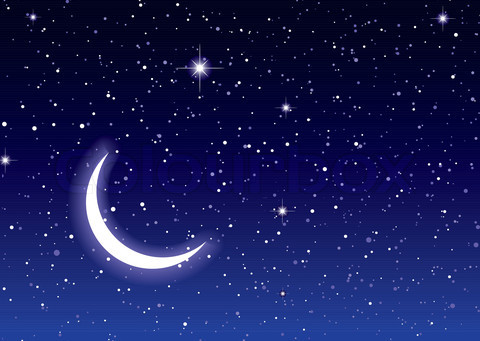
%> input picture Extensions/Pyramid Blending/3.jpg, 480 x 341 px
$ octave main.m   (GNU Octave 9; MATLAB toolbox functions it lacks are replaced by stand-ins)
%> lines starting %> are read from the running program, lines starting %| are printed output that depends on the picture; in (x1, y1, x2, y2) boxes, pixels count from 0 and x2, y2 are one past the last pixel; in counts of white or black regions, pixels touching at a corner belong together; the program's own positions count from 1
### Extensions/Pyramid Blending/reduction.m
% Image pyramid reduction
% Implemented by: Rosaleena Mohanty

function [ imgout ] = reduction( img )
%   B = PYR_REDUCE( A )  If A is M-by-N, then the size of B
%	is ceil(M/2)-by-ceil(N/2).

kernelWidth = 5; % default
cw = .375; % kernel centre weight
ker1d = [.25-cw/2 .25 cw .25 .25-cw/2];
kernel = kron(ker1d,ker1d');

img = im2double(img);
sz = size(img);
imgout = [];

for p = 1:size(img,3)
	img1 = img(:,:,p);
	imgFiltered = imfilter(img1,kernel,'replicate','same');
	imgout(:,:,p) = imgFiltered(1:2:sz(1),1:2:sz(2));
end

end

### Extensions/Pyramid Blending/generate.m
% Generate Gaussian or Laplacian pyramid
% Implemented by: Rosaleena Mohanty

function [ pyr ] = generate( img, type, level )

pyr = cell(1,level);
pyr{1} = im2double(img);
for p = 2:level
	pyr{p} = reduction(pyr{p-1});
end
if strcmp(type,'gauss'), return; end

for p = level-1:-1:1 % adjust the image size
	osz = size(pyr{p+1})*2-1;
	pyr{p} = pyr{p}(1:osz(1),1:osz(2),:);
end

for p = 1:level-1
	pyr{p} = pyr{p}-expansion(pyr{p+1});
end

end

### Extensions/Pyramid Blending/expansion.m
% Image pyramid expansion
% Implemented by: Rosaleena Mohanty

function [ imgout ] = expansion( img )

kw = 5; % default kernel width
cw = .375; % kernel centre weight
ker1d = [.25-cw/2 .25 cw .25 .25-cw/2];
kernel = kron(ker1d,ker1d')*4;

ker00 = kernel(1:2:kw,1:2:kw);
ker01 = kernel(1:2:kw,2:2:kw);
ker10 = kernel(2:2:kw,1:2:kw);
ker11 = kernel(2:2:kw,2:2:kw);

img = im2double(img);
sz = size(img(:,:,1));
osz = sz*2-1;
imgout = zeros(osz(1),osz(2),size(img,3));

for p = 1:size(img,3)
	img1 = img(:,:,p);
	img1ph = padarray(img1,[0 1],'replicate','both');
	img1pv = padarray(img1,[1 0],'replicate','both');

	img00 = imfilter(img1,ker00,'replicate','same');
	img01 = conv2(img1pv,ker01,'valid');
	img10 = conv2(img1ph,ker10,'valid');
	img11 = conv2(img1,ker11,'valid');

	imgout(1:2:osz(1),1:2:osz(2),p) = img00;
	imgout(2:2:osz(1),1:2:osz(2),p) = img10;
	imgout(1:2:osz(1),2:2:osz(2),p) = img01;
	imgout(2:2:osz(1),2:2:osz(2),p) = img11;
end

end

### Extensions/Pyramid Blending/reconstruct.m
% Uses a Laplacian pyramid to reconstruct a image
% Implemented by: Rosaleena Mohanty

function [ img ] = reconstruct( pyr )

for p = length(pyr)-1:-1:1
	pyr{p} = pyr{p}+expansion(pyr{p+1});
end
img = pyr{1};

end

### Extensions/Pyramid Blending/main.m
% Implemented by: Rosaleena Mohanty
% Calls functions that analyze an image at multiple pyramid levels

close all;
clear all;
clc;


%% Read the 2 input images to be blended

imga = im2double(imread('3.jpg'));
imgb = im2double(imread('2.jpg'));
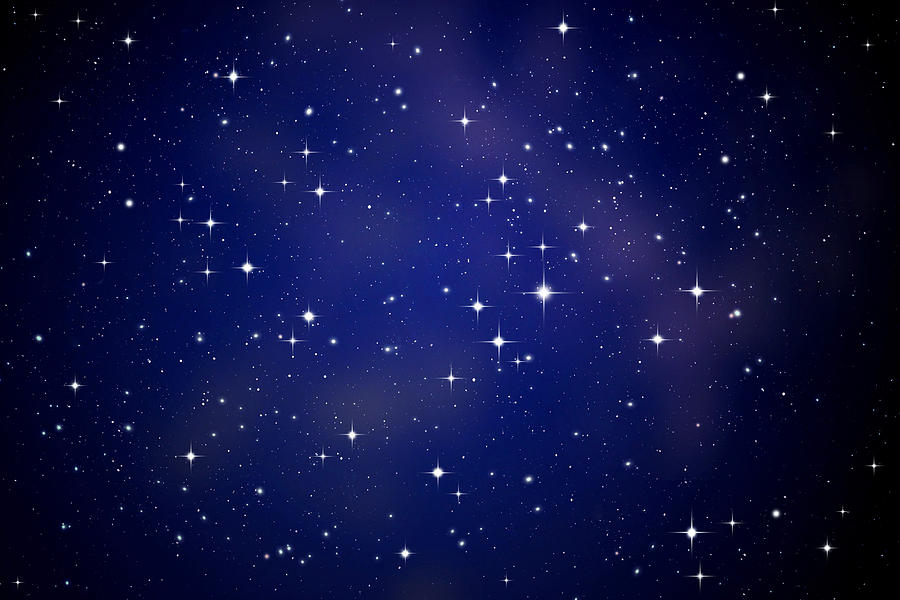
%> input picture Extensions/Pyramid Blending/2.jpg, 900 x 600 px
imga = imresize(imga,[size(imgb,1) size(imgb,2)]);
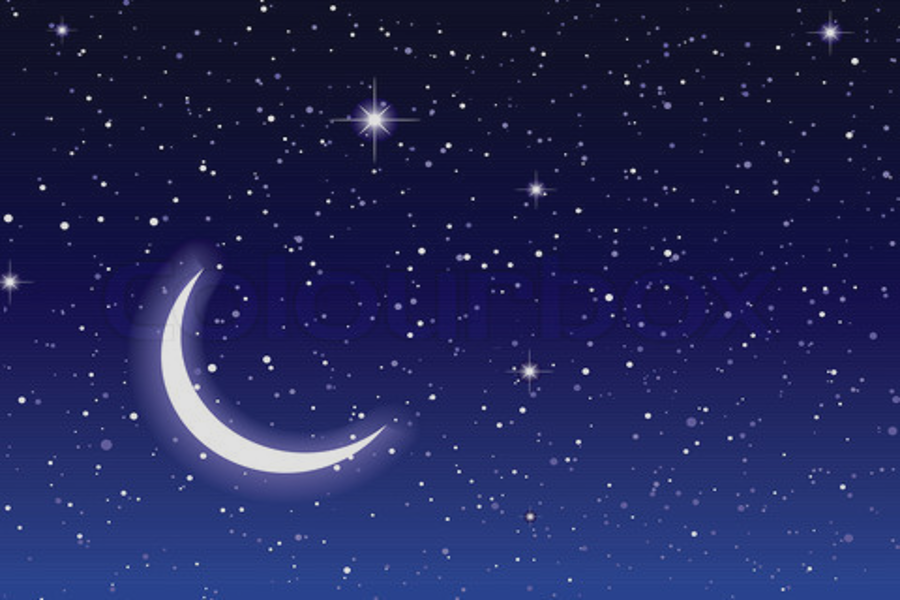
%> imga: size 600x900x3 double; mean R, G, B 0.0852, 0.106, 0.344; drawn with min black and max white
[M N ~] = size(imga);
%> M = 600; N = 900

% Set the level of blending
v = 500; %230 for apple-orange, 500 for starry sky
level = 6;
limga = generate(imga,'lap',level); % the Laplacian pyramid
%> after the loop in generate, `for p = 2:level`: pyr = 6 items
%> the loop in generate, `for p = level-1:-1:1` made 5 passes
%> osz on passes 1 to 5: [37 57 5], [73 113 5], [145 225 5], [289 449 5], [577 897 5]
%> the loop in generate, `for p = 1:level-1` made 5 passes
%> (sz in expansion, osz in expansion) on passes 1 to 5: ([289 449], [577 897]), ([145 225], [289 449]), ([73 113], [145 225]), ([37 57], [73 113]), ([19 29], [37 57])
%> pass 1, in expansion, `img = im2double(img);`:
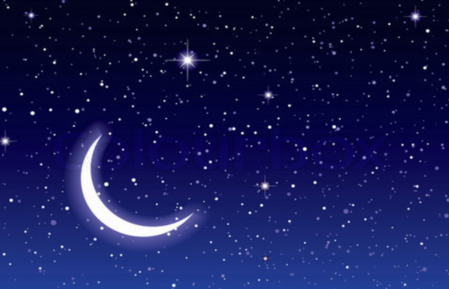
%> img: size 289x449x3 double; mean R, G, B 0.0833, 0.101, 0.334; drawn with min black and max white
%> limga = 6 items
limgb = generate(imgb,'lap',level);
%> the loop in generate (call 2), `for p = level-1:-1:1` made 5 passes
%> the loop in generate (call 2), `for p = 1:level-1` made 5 passes
%> pass 1, in expansion (call 6), `img = im2double(img);`:
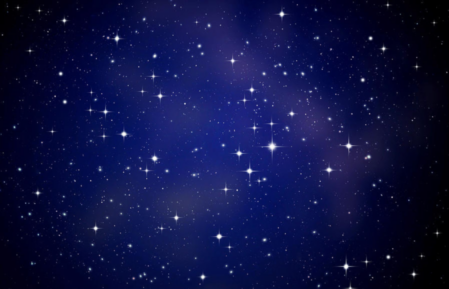
%> img: size 289x449x3 double; mean R, G, B 0.0549, 0.0708, 0.267
%> limgb = 6 items

% Form the mask
maska = zeros(size(imga));
maska(:,1:v,:) = 1;
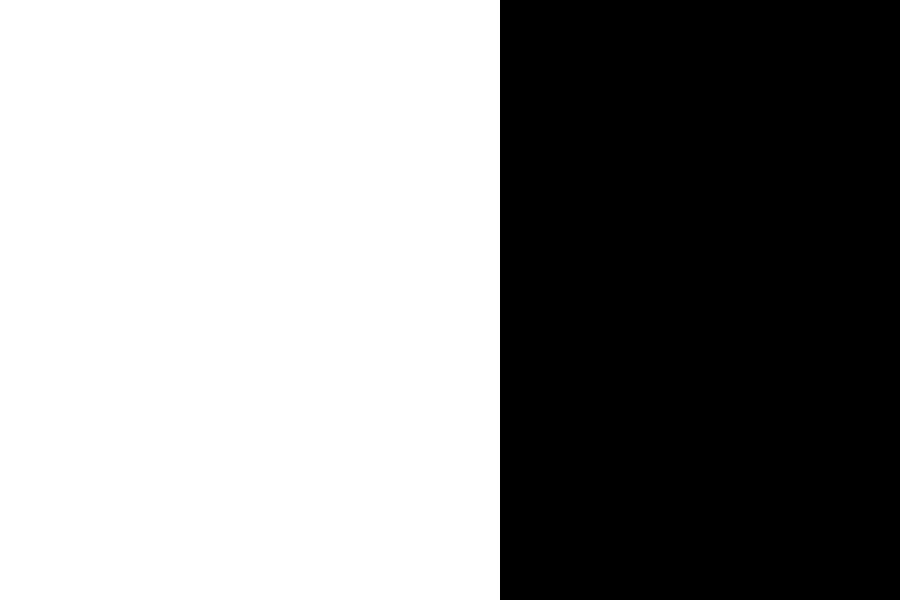
%> maska: size 600x900x3 double; values 0 (black) and 1 (white), 55.6% white; 1 black region, box (x1, y1, x2, y2) and area: (500, 0, 900, 600) 240000
maskb = 1-maska;
blurh = fspecial('gauss',100,15);
maska = imfilter(maska,blurh,'replicate');
maskb = imfilter(maskb,blurh,'replicate');

% blended pyramid
limgo = cell(1,level);
for p = 1:level
	[Mp Np ~] = size(limga{p});
	maskap = imresize(maska,[Mp Np]);
	maskbp = imresize(maskb,[Mp Np]);
	limgo{p} = limga{p}.*maskap + limgb{p}.*maskbp;
end
%> this loop made 6 passes
%> (Mp, Np) on passes 1 to 6: (577, 897), (289, 449), (145, 225), (73, 113), (37, 57), (19, 29)
%> pass 1, `maskbp = imresize(maskb,[Mp Np]);`:
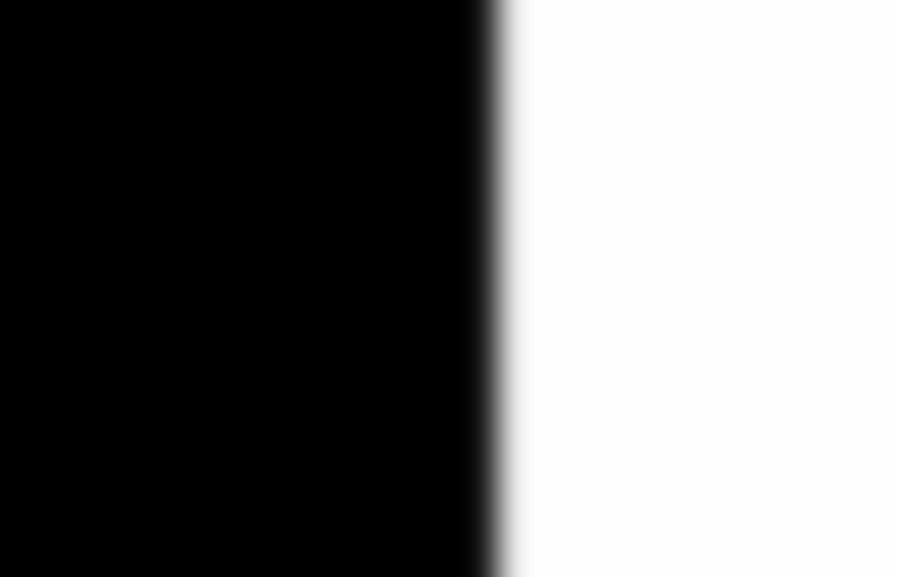
%> maskbp: size 577x897x3 double; min -7.18e-06, max 1, mean 0.445; drawn with min black and max white
%> after the loop, limgo = 6 items
imgo = reconstruct(limgo);
%> the loop in reconstruct, `for p = length(pyr)-1:-1:1` made 5 passes
%> (p, sz in expansion, osz in expansion) on passes 1, 2, 4, 5: (5, [19 29], [37 57]), (4, [37 57], [73 113]), (2, [145 225], [289 449]), (1, [289 449], [577 897])
%> in reconstruct, `img = pyr{1};`:
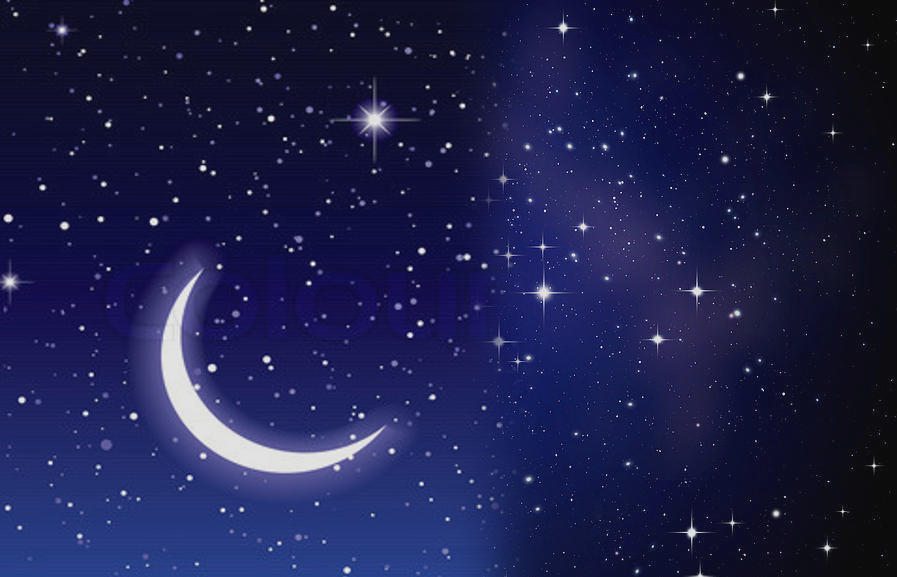
%> img: size 577x897x3 double; mean R, G, B 0.0767, 0.0898, 0.293; drawn with min black and max white
figure,imshow(imgo)
